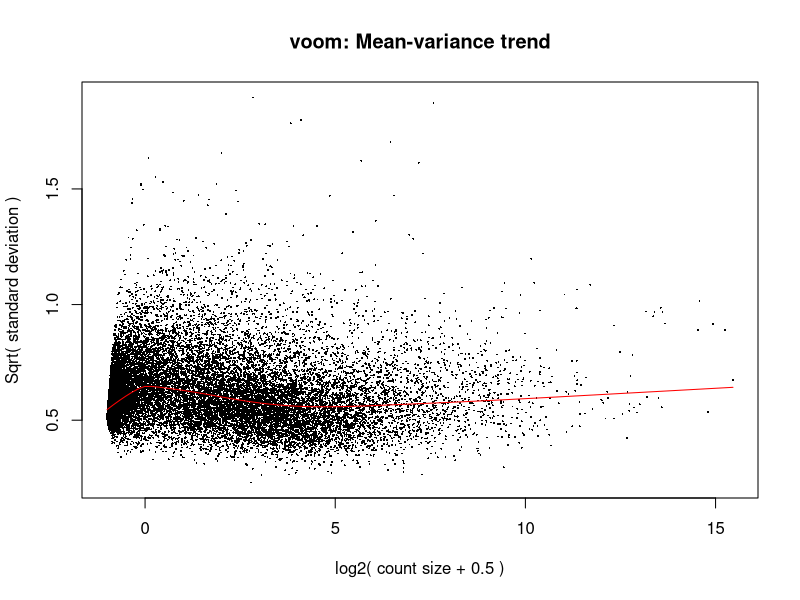
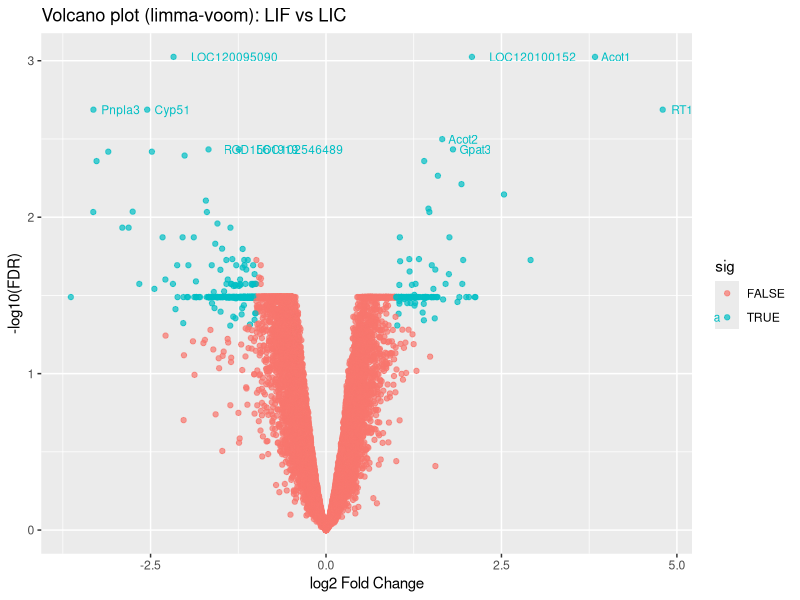
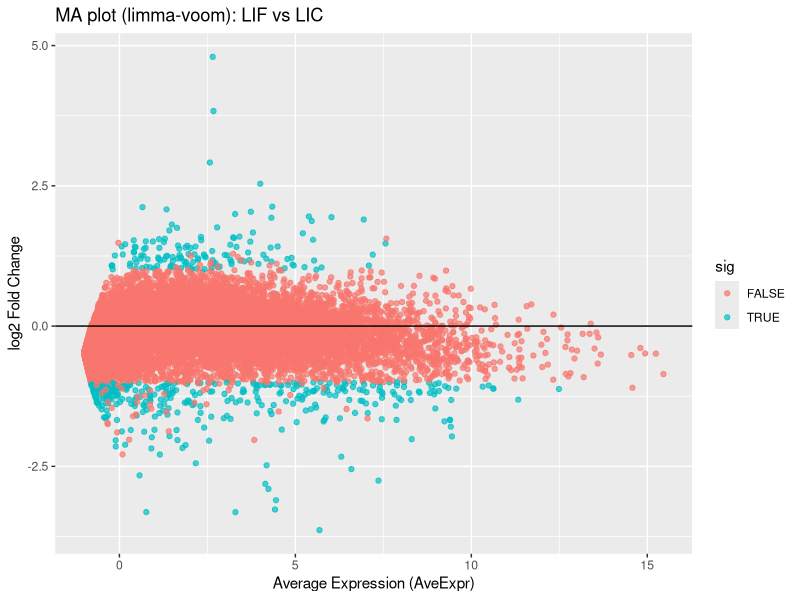
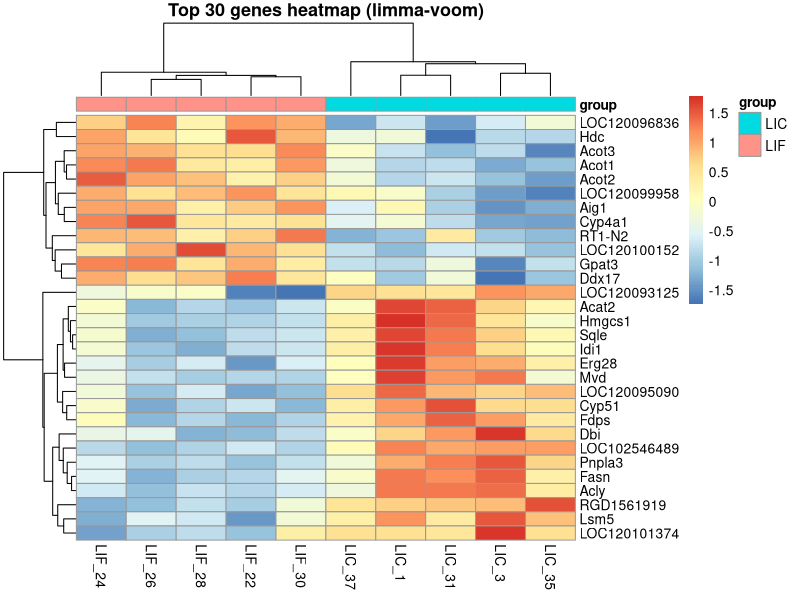
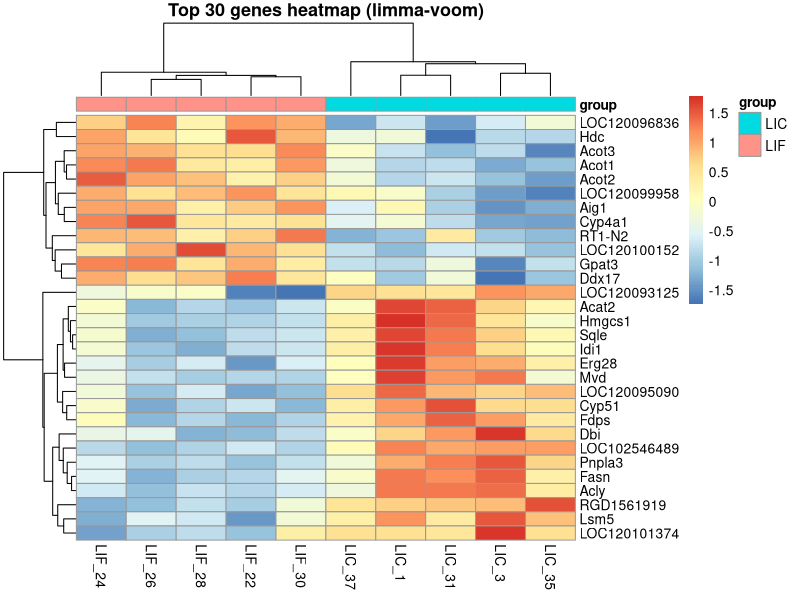
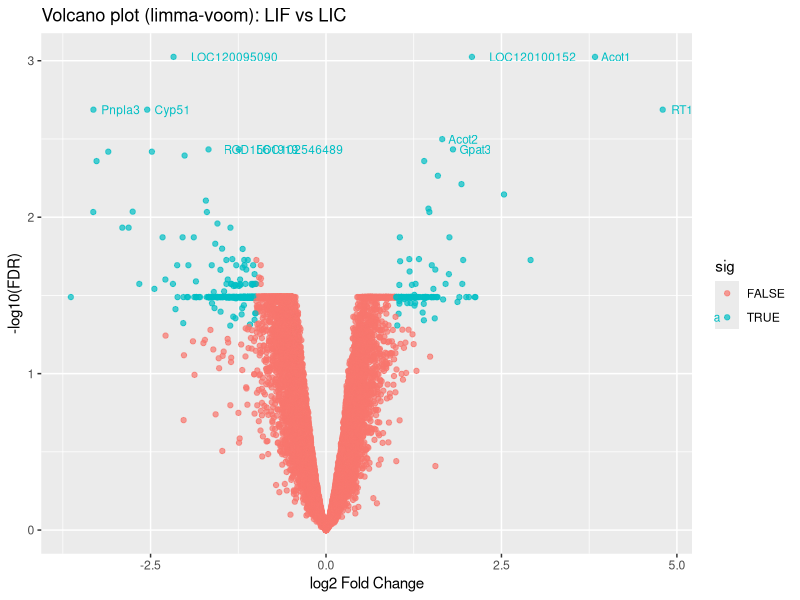
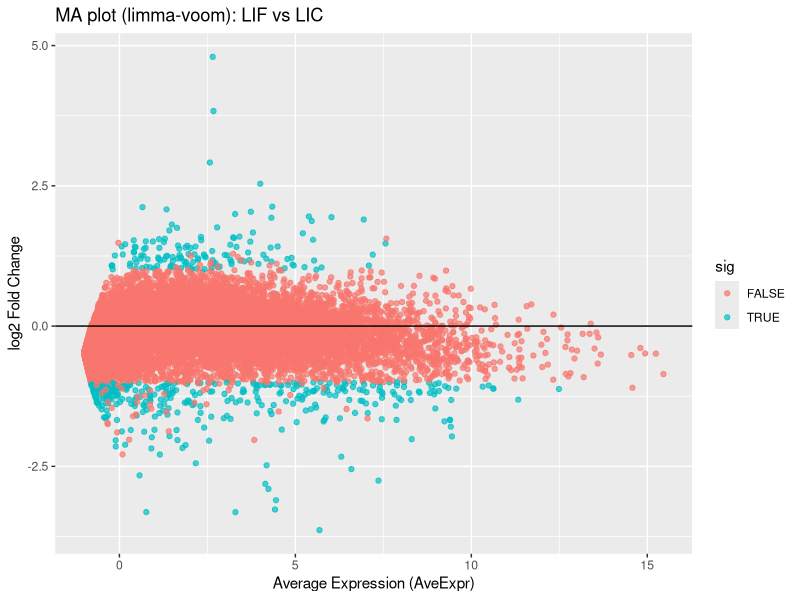

The R source for these figures, in order:
library(edgeR)
library(limma)

counts <- read.csv("fla-corn.csv", row.names = 1, check.names = FALSE)

metadata <- data.frame(
  sample = c("LIC_1","LIC_3","LIC_31","LIC_35","LIC_37",
             "LIF_22","LIF_24","LIF_26","LIF_28","LIF_30"),
  group  = c("LIC","LIC","LIC","LIC","LIC",
             "LIF","LIF","LIF","LIF","LIF"),
  stringsAsFactors = FALSE
)

# 3) Align metadata to counts columns (VERY IMPORTANT)
metadata <- metadata[match(colnames(counts), metadata$sample), ]
stopifnot(all(metadata$sample == colnames(counts)))

# 4) Define group and set baseline
group <- factor(metadata$group)
group <- relevel(group, ref = "LIC")

# 5) limma-voom pipeline (your original steps)
dge <- DGEList(counts = counts, group = group)
dge <- calcNormFactors(dge)

design <- model.matrix(~ group)
v <- voom(dge, design, plot = TRUE)

fit <- lmFit(v, design)
fit <- eBayes(fit)

res_limma <- topTable(fit, coef = 2, number = Inf)
head(res_limma)

# Optional: save results
write.csv(res_limma, "limma_voom_results.csv")

library(ggplot2)
library(dplyr)
library(pheatmap)

# 4) Volcano plot
# ---------------------------
vol <- res_limma %>%
  mutate(gene = rownames(res_limma),
         neglog10FDR = -log10(adj.P.Val),
         sig = adj.P.Val < 0.05 & abs(logFC) > 1)

top_labels <- vol %>% arrange(adj.P.Val) %>% head(10)

p_vol <- ggplot(vol, aes(x = logFC, y = neglog10FDR, color = sig)) +
  geom_point(alpha = 0.7) +
  geom_text(data = top_labels, aes(label = gene),
            hjust = -0.2, vjust = 0.5, size = 3) +
  labs(title = "Volcano plot (limma-voom): LIF vs LIC",
       x = "log2 Fold Change", y = "-log10(FDR)")

print(p_vol)

ggsave("limma_volcano.png", plot = p_vol, width = 10, height = 8, dpi = 300)

# ---------------------------
# 5) MA plot (limma style)
# ---------------------------
ma <- vol %>% mutate(A = AveExpr, M = logFC)

p_ma <- ggplot(ma, aes(x = A, y = M, color = sig)) +
  geom_point(alpha = 0.7) +
  geom_hline(yintercept = 0) +
  labs(title = "MA plot (limma-voom): LIF vs LIC",
       x = "Average Expression (AveExpr)", y = "log2 Fold Change")

print(p_ma)

ggsave("limma_MA.png", plot = p_ma, width = 10, height = 8, dpi = 300)

# ---------------------------
# 6) Heatmap (top 30 genes by FDR)
# ---------------------------
top30 <- rownames(res_limma[order(res_limma$adj.P.Val), ])[1:30]

mat <- v$E[top30, ]             # voom logCPM
mat_z <- t(scale(t(mat)))       # z-score per gene
mat_z[is.na(mat_z)] <- 0        # safety

ann <- data.frame(group = group)
rownames(ann) <- colnames(mat_z)

pheatmap(mat_z,
         annotation_col = ann,
         show_rownames = TRUE,
         show_colnames = TRUE,
         main = "Top 30 genes heatmap (limma-voom)")

# Save heatmap
png("limma_heatmap_top30.png", width = 1100, height = 900)
pheatmap(mat_z,
         annotation_col = ann,
         show_rownames = TRUE,
         show_colnames = TRUE,
         main = "Top 30 genes heatmap (limma-voom)")
dev.off()
